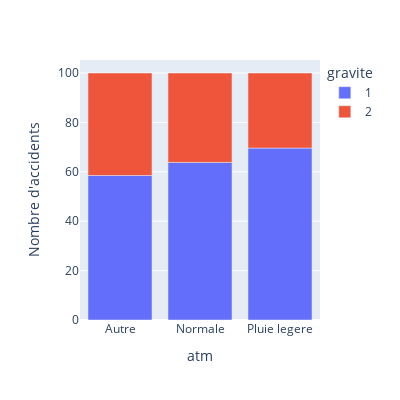
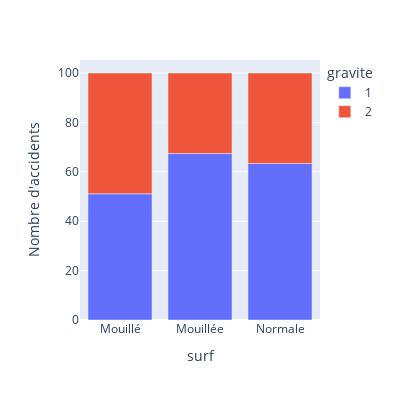

The notebook cell these images were saved under, in order:
### Markdown cell above
## METEO

### Code cell
diag_barres_interactif(df_accidents, "atm")
diag_barres_interactif(df_accidents, "surf")

### Figure 1 — Plotly figure (JSON) as saved in the notebook; plotly's stock layout.template omitted (floating-point values rounded to 4 significant figures)
{"data": [{"alignmentgroup": "True", "hovertemplate": "gravite=1<br>atm=%{x}<br>Nombre d'accidents=%{y}<extra></extra>", "legendgroup": "1", "marker": {"color": "#636efa", "pattern": {"shape": ""}}, "name": "1", "offsetgroup": "1", "orientation": "v", "showlegend": true, "textposition": "auto", "type": "bar", "x": ["Autre", "Normale", "Pluie legere"], "xaxis": "x", "y": [58.51, 63.8, 69.61], "yaxis": "y"}, {"alignmentgroup": "True", "hovertemplate": "gravite=2<br>atm=%{x}<br>Nombre d'accidents=%{y}<extra></extra>", "legendgroup": "2", "marker": {"color": "#EF553B", "pattern": {"shape": ""}}, "name": "2", "offsetgroup": "2", "orientation": "v", "showlegend": true, "textposition": "auto", "type": "bar", "x": ["Autre", "Normale", "Pluie legere"], "xaxis": "x", "y": [41.49, 36.2, 30.39], "yaxis": "y"}], "layout": {"barmode": "relative", "height": 400, "legend": {"title": {"text": "gravite"}, "tracegroupgap": 0}, "margin": {"t": 60}, "width": 400, "xaxis": {"anchor": "y", "domain": [0, 1], "title": {"text": "atm"}}, "yaxis": {"anchor": "x", "domain": [0, 1], "title": {"text": "Nombre d'accidents"}}}}

### Figure 2 — Plotly figure (JSON) as saved in the notebook; plotly's stock layout.template omitted (floating-point values rounded to 4 significant figures)
{"data": [{"alignmentgroup": "True", "hovertemplate": "gravite=1<br>surf=%{x}<br>Nombre d'accidents=%{y}<extra></extra>", "legendgroup": "1", "marker": {"color": "#636efa", "pattern": {"shape": ""}}, "name": "1", "offsetgroup": "1", "orientation": "v", "showlegend": true, "textposition": "auto", "type": "bar", "x": ["Mouillé", "Mouillée", "Normale"], "xaxis": "x", "y": [51.1, 67.41, 63.38], "yaxis": "y"}, {"alignmentgroup": "True", "hovertemplate": "gravite=2<br>surf=%{x}<br>Nombre d'accidents=%{y}<extra></extra>", "legendgroup": "2", "marker": {"color": "#EF553B", "pattern": {"shape": ""}}, "name": "2", "offsetgroup": "2", "orientation": "v", "showlegend": true, "textposition": "auto", "type": "bar", "x": ["Mouillé", "Mouillée", "Normale"], "xaxis": "x", "y": [48.9, 32.59, 36.62], "yaxis": "y"}], "layout": {"barmode": "relative", "height": 400, "legend": {"title": {"text": "gravite"}, "tracegroupgap": 0}, "margin": {"t": 60}, "width": 400, "xaxis": {"anchor": "y", "domain": [0, 1], "title": {"text": "surf"}}, "yaxis": {"anchor": "x", "domain": [0, 1], "title": {"text": "Nombre d'accidents"}}}}
